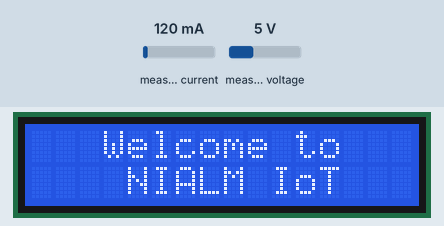
Simulated run of this sketch. Board: ESP32. Shown: 16×2 character LCD. The inputs (shaded band) are chosen by the test bench; at power-on: measured current 120 mA, measured voltage 5 V. WiFi joins after 1.5 s; servers stay silent unless stated; no MQTT or app messages arrive unless stated; what the sketch prints to the serial monitor is not drawn.

Above: at 0.1 s.
At 5.4 s:
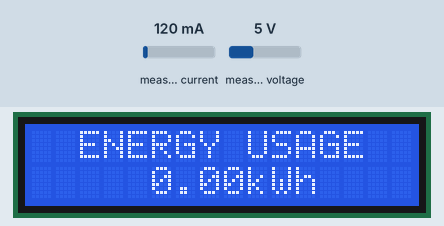
5.5 s: measured current set to 500 mA
Timing chart, 0 to 8.5 s (numbered marks = the images above; inputs shaded):
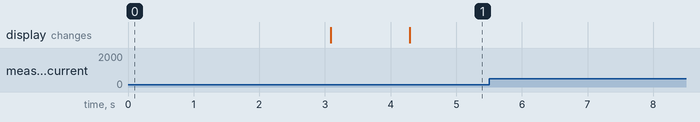

Measured:
- after the input at 5.5 s, every drawn part: stays the same

The sketch:

NIALMSD_NODERED.ino
```cpp
#include <PZEM004Tv30.h>
#include <WiFi.h>
extern "C" {
  #include "freertos/FreeRTOS.h"
  #include "freertos/timers.h"
}
#include <AsyncMqttClient.h>
#include <Wire.h>
#include "Statistic.h"
#include <LiquidCrystal_I2C.h>

/* Hardware Serial2 is only available on certain boards.
 * For example the Arduino MEGA 2560
*/
#if defined(ESP32)
PZEM004Tv30 pzem(Serial2, 16, 17);
#else
PZEM004Tv30 pzem(Serial2);
#endif

//replace with your network credentials
#define WIFI_SSID "weihantwh"
#define WIFI_PASSWORD "jsjh0195"

// Raspberry Pi Mosquitto MQTT Broker
#define MQTT_HOST IPAddress(192, 168, 180, 77)
#define MQTT_PORT 1883

//MQTT Topics
#define MQTT_PUB_VOL "esp32/voltage"
#define MQTT_PUB_CUR  "esp32/current"
#define MQTT_PUB_POW "esp32/power"
#define MQTT_PUB_ENE  "esp32/energy"
#define MQTT_PUB_FRE "esp32/frequency"
#define MQTT_PUB_PF "esp32/pf"
#define MQTT_PUB_VOLSD "esp32/voltageSD"
#define MQTT_PUB_CURSD  "esp32/currentSD"
#define MQTT_PUB_POWSD "esp32/powerSD"
#define MQTT_PUB_ENESD  "esp32/energySD"
#define MQTT_PUB_FRESD "esp32/frequencySD"
#define MQTT_PUB_PFSD "esp32/pfSD"

Statistic stats[6];
LiquidCrystal_I2C lcd(0x27, 16, 2); // I2C address 0x27, 16 column and 2 rows

unsigned long previousMillis = 0; // will store last time sensor was updated
const long interval = 1000; // interval between each update (milliseconds)
int i = 0;

AsyncMqttClient mqttClient;
TimerHandle_t mqttReconnectTimer;
TimerHandle_t wifiReconnectTimer;

void connectToWifi() {
  Serial.println("Connecting to Wi-Fi...");
  WiFi.begin(WIFI_SSID, WIFI_PASSWORD);
}

void connectToMqtt() {
  Serial.println("Connecting to MQTT...");
  mqttClient.connect();
}

void WiFiEvent(WiFiEvent_t event) {
  Serial.printf("[WiFi-event] event: %dn", event);
  switch(event) {
    case SYSTEM_EVENT_STA_GOT_IP:
      Serial.println("WiFi connected");
      Serial.println("IP address: ");
      Serial.println(WiFi.localIP());
      connectToMqtt();
      break;
    case SYSTEM_EVENT_STA_DISCONNECTED:
      Serial.println("WiFi lost connection");
      xTimerStop(mqttReconnectTimer, 0);
      xTimerStart(wifiReconnectTimer, 0);
      break;
  }
}

void onMqttConnect(bool sessionPresent) {
  Serial.println("Connected to MQTT.");
  Serial.print("Session present: ");
  Serial.println(sessionPresent);
}

void onMqttDisconnect(AsyncMqttClientDisconnectReason reason) {
  Serial.println("Disconnected from MQTT.");
  if (WiFi.isConnected()) {
    xTimerStart(mqttReconnectTimer, 0);
  }
}

void onMqttPublish(uint16_t packetId) {
  Serial.print("Publish acknowledged.");
  Serial.print("  packetId: ");
  Serial.println(packetId);
}


void setup() {
  Serial.begin(9600);
  //Init LCD
  lcd.init();
  lcd.backlight();
  lcd.setCursor(3, 0);
  lcd.print("Welcome to");
  lcd.setCursor(4, 1);
  lcd.print("NIALM IoT");
  delay(3000);
  lcd.clear();
  delay(1000);

  // Uncomment in order to reset the internal energy counter
  // pzem.resetEnergy()
  mqttReconnectTimer = xTimerCreate("mqttTimer", pdMS_TO_TICKS(2000), pdFALSE, (void*)0, reinterpret_cast<TimerCallbackFunction_t>(connectToMqtt));
  wifiReconnectTimer = xTimerCreate("wifiTimer", pdMS_TO_TICKS(2000), pdFALSE, (void*)0, reinterpret_cast<TimerCallbackFunction_t>(connectToWifi));

  WiFi.onEvent(WiFiEvent);

  mqttClient.onConnect(onMqttConnect);
  mqttClient.onDisconnect(onMqttDisconnect);
  mqttClient.onPublish(onMqttPublish);
  mqttClient.setServer(MQTT_HOST, MQTT_PORT);
  connectToWifi();

  //explicitly start clean
  for (int j=0; j<6; j++)
  {
    stats[j].clear();
  }

  //Setup Data Logging to Excel
  Serial.println("CLEARDATA");
  Serial.println("LABEL, DATE, TIME, TIME ELAPSED, COUNT, VOLTAGE, CURRENT, POWER, ENERGY, FREQUENCY, PF, SDVOLTAGE, SDCURRENT, SDPOWER, SDENERGY, SDFREQUENCY, SDPF");
}


void loop() {

  unsigned long currentMillis = millis();

  // Serial.print("Custom Address:");
  // Serial.println(pzem.readAddress(), HEX);

  i++;

  // Read the data from the sensor
  float voltage = pzem.voltage();
  float current = pzem.current();
  float power = pzem.power();
  float energy = pzem.energy();
  float frequency = pzem.frequency();
  float pf = pzem.pf();
  float voltageSD;
  float currentSD;
  float powerSD;
  float energySD;
  float frequencySD;
  float pfSD;

  stats[0].add(voltage);
  stats[1].add(current);
  stats[2].add(power);
  stats[3].add(energy);
  stats[4].add(frequency);
  stats[5].add(pf);

  lcd.clear();
  lcd.setCursor(2, 0);
  lcd.print("ENERGY USAGE");
  lcd.setCursor(5, 1);
  lcd.print(energy);
  lcd.print("kWh");

  // Check if the data is valid
  if(isnan(voltage)){
      Serial.println("Error reading voltage");
  } else if (isnan(current)) {
      Serial.println("Error reading current");
  } else if (isnan(power)) {
      Serial.println("Error reading power");
  } else if (isnan(energy)) {
      Serial.println("Error reading energy");
  } else if (isnan(frequency)) {
      Serial.println("Error reading frequency");
  } else if (isnan(pf)) {
      Serial.println("Error reading power factor");
  } else {

  // Print the values to the Serial console
  Serial.print("Voltage: ");      Serial.print(voltage);      Serial.println("V");
  Serial.print("Current: ");      Serial.print(current);      Serial.println("A");
  Serial.print("Power: ");        Serial.print(power);        Serial.println("W");
  Serial.print("Energy: ");       Serial.print(energy,3);     Serial.println("kWh");
  Serial.print("Frequency: ");    Serial.print(frequency, 1); Serial.println("Hz");
  Serial.print("PF: ");           Serial.println(pf);


  Serial.print(currentMillis / 1000);
  Serial.println("s");
  Serial.print("Number of counts:");
  Serial.println(i);
  }

  if (currentMillis - previousMillis >= interval) {
    voltage = stats[0].average(), 4;
    current = stats[1].average(), 4;
    power = stats[2].average(), 4;
    energy = stats[3].average(), 4;
    frequency = stats[4].average(), 4;
    pf = stats[5].average(), 4;
    voltageSD = stats[0].pop_stdev(), 4;
    currentSD = stats[1].pop_stdev(), 4;
    powerSD = stats[2].pop_stdev(), 4;
    energySD = stats[3].pop_stdev(), 4;
    frequencySD = stats[4].pop_stdev(), 4;
    pfSD = stats[5].pop_stdev(), 4;
    //Data logging to Excel
    Serial.print("DATA, DATE, TIME, ");
    Serial.print(millis());
    Serial.print(", ");
    Serial.print(i);
    Serial.print(", ");
    Serial.print(voltage);
    Serial.print(", ");
    Serial.print(current);
    Serial.print(", ");
    Serial.print(power);
    Serial.print(", ");
    Serial.print(energy);
    Serial.print(", ");
    Serial.print(frequency);
    Serial.print(", ");
    Serial.print(pf);
    Serial.print(", ");
    Serial.print(voltageSD);
    Serial.print(", ");
    Serial.print(currentSD);
    Serial.print(", ");
    Serial.print(powerSD);
    Serial.print(", ");
    Serial.print(energySD);
    Serial.print(", ");
    Serial.print(frequencySD);
    Serial.print(", ");
    Serial.print(pfSD);
    Serial.print(", ");
    Serial.println("AUTOSCROLL_20");

    // Publish an MQTT message on topic esp32/voltage
    uint16_t packetIdPub1 = mqttClient.publish(MQTT_PUB_VOL, 1, true, String(voltage).c_str());
    //Serial.printf("Publishing on topic %s at QoS 1, packetId: %i", MQTT_PUB_VOL, packetIdPub1);
    //Serial.printf("Message: %.2f \n", voltage);

    // Publish an MQTT message on topic esp32/current
    uint16_t packetIdPub2 = mqttClient.publish(MQTT_PUB_CUR, 1, true, String(current).c_str());
    //Serial.printf("Publishing on topic %s at QoS 1, packetId: %i", MQTT_PUB_CUR, packetIdPub2);
    //Serial.printf("Message: %.2f \n", current);

    // Publish an MQTT message on topic esp32/power
    uint16_t packetIdPub3 = mqttClient.publish(MQTT_PUB_POW, 1, true, String(power).c_str());
    //Serial.printf("Publishing on topic %s at QoS 1, packetId: %i", MQTT_PUB_POW, packetIdPub3);
    //Serial.printf("Message: %.2f \n", power);

    // Publish an MQTT message on topic esp32/dht/energy
    uint16_t packetIdPub4 = mqttClient.publish(MQTT_PUB_ENE, 1, true, String(energy).c_str());
    //Serial.printf("Publishing on topic %s at QoS 1, packetId: %i", MQTT_PUB_ENE, packetIdPub4);
    //Serial.printf("Message: %.2f \n", energy);

    // Publish an MQTT message on topic esp32/frequency
    uint16_t packetIdPub5 = mqttClient.publish(MQTT_PUB_FRE, 1, true, String(frequency).c_str());
    //Serial.printf("Publishing on topic %s at QoS 1, packetId: %i", MQTT_PUB_FRE, packetIdPub5);
    //Serial.printf("Message: %.2f \n", frequency);

    // Publish an MQTT message on topic esp32/pf
    uint16_t packetIdPub6 = mqttClient.publish(MQTT_PUB_PF, 1, true, String(pf).c_str());
    //Serial.printf("Publishing on topic %s at QoS 1, packetId: %i", MQTT_PUB_PF, packetIdPub6);
    //Serial.printf("Message: %.2f \n", pf);

    // Publish an MQTT message on topic esp32/voltageSD
    uint16_t packetIdPub7 = mqttClient.publish(MQTT_PUB_VOLSD, 1, true, String(voltageSD).c_str());
    //Serial.printf("Publishing on topic %s at QoS 1, packetId: %i", MQTT_PUB_VOLSD, packetIdPub1);
    //Serial.printf("Message: %.2f \n", voltageSD);

    // Publish an MQTT message on topic esp32/currentSD
    uint16_t packetIdPub8 = mqttClient.publish(MQTT_PUB_CURSD, 1, true, String(currentSD).c_str());
    //Serial.printf("Publishing on topic %s at QoS 1, packetId: %i", MQTT_PUB_CURSD, packetIdPub2);
    //Serial.printf("Message: %.2f \n", currentSD);

    // Publish an MQTT message on topic esp32/powerSD
    uint16_t packetIdPub9 = mqttClient.publish(MQTT_PUB_POWSD, 1, true, String(powerSD).c_str());
    //Serial.printf("Publishing on topic %s at QoS 1, packetId: %i", MQTT_PUB_POWSD, packetIdPub3);
    //Serial.printf("Message: %.2f \n", powerSD);

    // Publish an MQTT message on topic esp32/dht/energySD
    uint16_t packetIdPub10 = mqttClient.publish(MQTT_PUB_ENESD, 1, true, String(energySD).c_str());
    //Serial.printf("Publishing on topic %s at QoS 1, packetId: %i", MQTT_PUB_ENESD, packetIdPub4);
    //Serial.printf("Message: %.2f \n", energySD);

    // Publish an MQTT message on topic esp32/frequencySD
    uint16_t packetIdPub11 = mqttClient.publish(MQTT_PUB_FRESD, 1, true, String(frequencySD).c_str());
    //Serial.printf("Publishing on topic %s at QoS 1, packetId: %i", MQTT_PUB_FRESD, packetIdPub5);
    //Serial.printf("Message: %.2f \n", frequencySD);

    // Publish an MQTT message on topic esp32/pfSD
    uint16_t packetIdPub12 = mqttClient.publish(MQTT_PUB_PFSD, 1, true, String(pfSD).c_str());
    //Serial.printf("Publishing on topic %s at QoS 1, packetId: %i", MQTT_PUB_PFSD, packetIdPub6);
    //Serial.printf("Message: %.2f \n", pfSD);

    previousMillis = currentMillis;
    i=0;
    for (int j=0; j<6; j++)
    {
      stats[j].clear();
    }
  }

  //Serial.println();
  //delay(10);


  delay(98);

}
```
